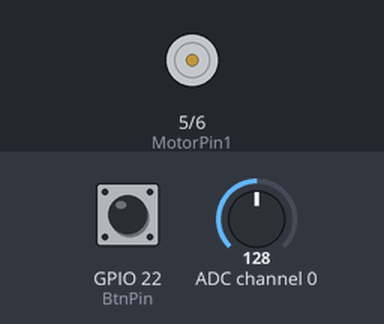
Recording of a program running on a simulated Raspberry Pi (BCM pin numbers). Shown: motor-driver pin pairs drawn as motors (green arrow = first pin HIGH = forward, orange = second pin HIGH = backward, longer = more drive, scaled by the enable pin). Inputs (shaded band) come from the test bench; at power-on: GPIO 22 (BtnPin) LOW, ADC channel 0 = 128 (analog values on the 0–255 scale). Library files of the repository ran but are not shown: ADC0834.py.

Above: at 1.2 s.
1.3 s: GPIO 22 (BtnPin) pulled HIGH for 0.15 s
At 2.6 s:
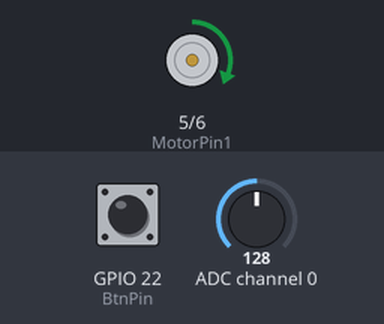
3.3 s: ADC channel 0 set to 138
At 4.5 s:
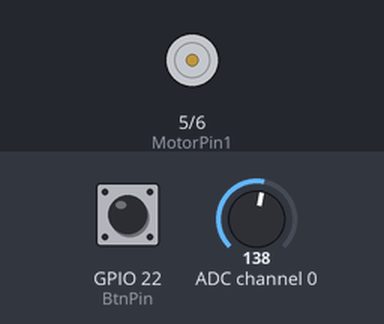
4.8 s: GPIO 22 (BtnPin) pulled HIGH for 1 s
At 6.2 s:
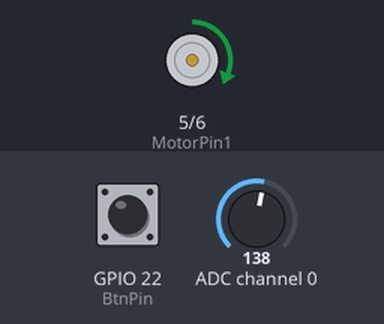
7.3 s: ADC channel 0 set to 127
At 7.7 s:
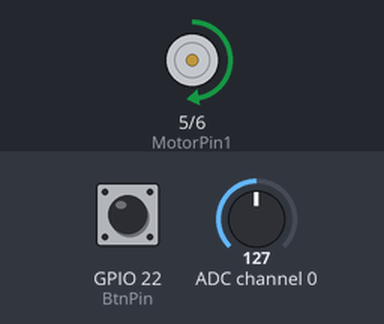
8.8 s: GPIO 22 (BtnPin) pulled HIGH for 0.15 s
At 10.4 s:
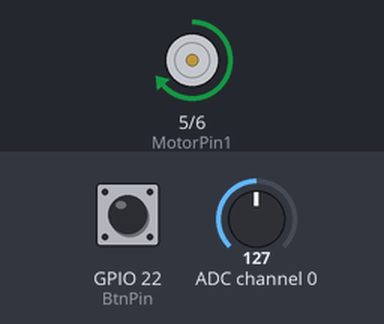
10.8 s: ADC channel 0 set to 119
At 11.6 s:
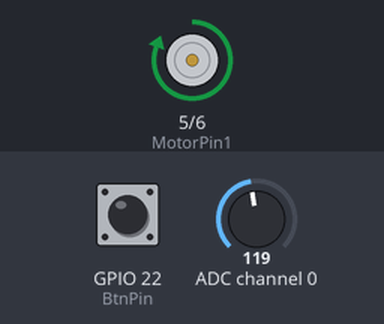
Timing chart, 0 to 13.3 s (numbered marks = the images above; inputs shaded):
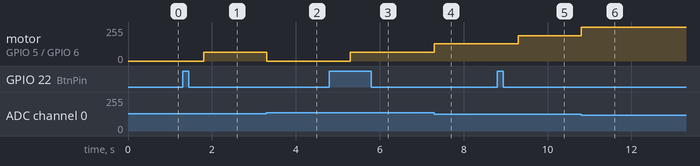

The program:

raphael_kit_python.py
```python
import RPi.GPIO as GPIO
import time
import ADC0834
import math

# Set up pins
MotorPin1   = 5
MotorPin2   = 6
MotorEnable = 13
BtnPin  = 22


def setup():
    global p_M1,p_M2
    ADC0834.setup()
    GPIO.setmode(GPIO.BCM)
    GPIO.setup(MotorPin1, GPIO.OUT)
    GPIO.setup(MotorPin2, GPIO.OUT)
    p_M1=GPIO.PWM(MotorPin1,2000)
    p_M2=GPIO.PWM(MotorPin2,2000)
    p_M1.start(0)
    p_M2.start(0)
    GPIO.setup(MotorEnable, GPIO.OUT, initial=GPIO.LOW)
    GPIO.setup(BtnPin, GPIO.IN)

def temperature():
    analogVal = ADC0834.getResult()
    Vr = 5 * float(analogVal) / 255
    Rt = 10000 * Vr / (5 - Vr)
    temp = 1/(((math.log(Rt / 10000)) / 3950) + (1 / (273.15+25)))
    Cel = temp - 273.15
    Fah = Cel * 1.8 + 32
    return Cel

def motor(level):
    if level == 0:
        GPIO.output(MotorEnable, GPIO.LOW)
        return 0
    if level>=4:
        level = 4
    GPIO.output(MotorEnable, GPIO.HIGH)
    p_M1.ChangeDutyCycle(level*25)
    return level


def main():
    lastState=0
    level=0
    markTemp = temperature()
    while True:
        currentState =GPIO.input(BtnPin)
        currentTemp=temperature()
        if currentState == 1 and lastState == 0:
            level=(level+1)%5
            markTemp = currentTemp
            time.sleep(0.5)
        lastState=currentState
        if level!=0:
            if currentTemp-markTemp <= -2:
                level = level -1
                markTemp=currentTemp
            if currentTemp-markTemp >= 2:
                level = level +1
                markTemp=currentTemp
        level = motor(level)


def destroy():
    GPIO.output(MotorEnable, GPIO.LOW)
    p_M1.stop()
    p_M2.stop()
    GPIO.cleanup()

if __name__ == '__main__':
    setup()
    try:
        main()
    except KeyboardInterrupt:
        destroy()
```

Measured:
- the behaviour switches between 133 and 134 on ADC channel 0 (found by bisection; images 1 and 2)
- the behaviour switches between 122 and 121 on ADC channel 0 (found by bisection; images 5 and 6)
- after the input at 1.3 s, motor on GPIO 5 (MotorPin1) / GPIO 6 (MotorPin2): stopped → forward 64/255 after 0.50 s
- after the input at 3.3 s, motor on GPIO 5 (MotorPin1) / GPIO 6 (MotorPin2): forward 64/255 → stopped at once
- after the input at 4.8 s, motor on GPIO 5 (MotorPin1) / GPIO 6 (MotorPin2): stopped → forward 64/255 after 0.50 s
- after the input at 7.3 s, motor on GPIO 5 (MotorPin1) / GPIO 6 (MotorPin2): forward 64/255 → forward 128/255 at once
- after the input at 8.8 s, motor on GPIO 5 (MotorPin1) / GPIO 6 (MotorPin2): forward 128/255 → forward 191/255 after 0.50 s
- after the input at 10.8 s, motor on GPIO 5 (MotorPin1) / GPIO 6 (MotorPin2): forward 191/255 → forward 255/255 at once
